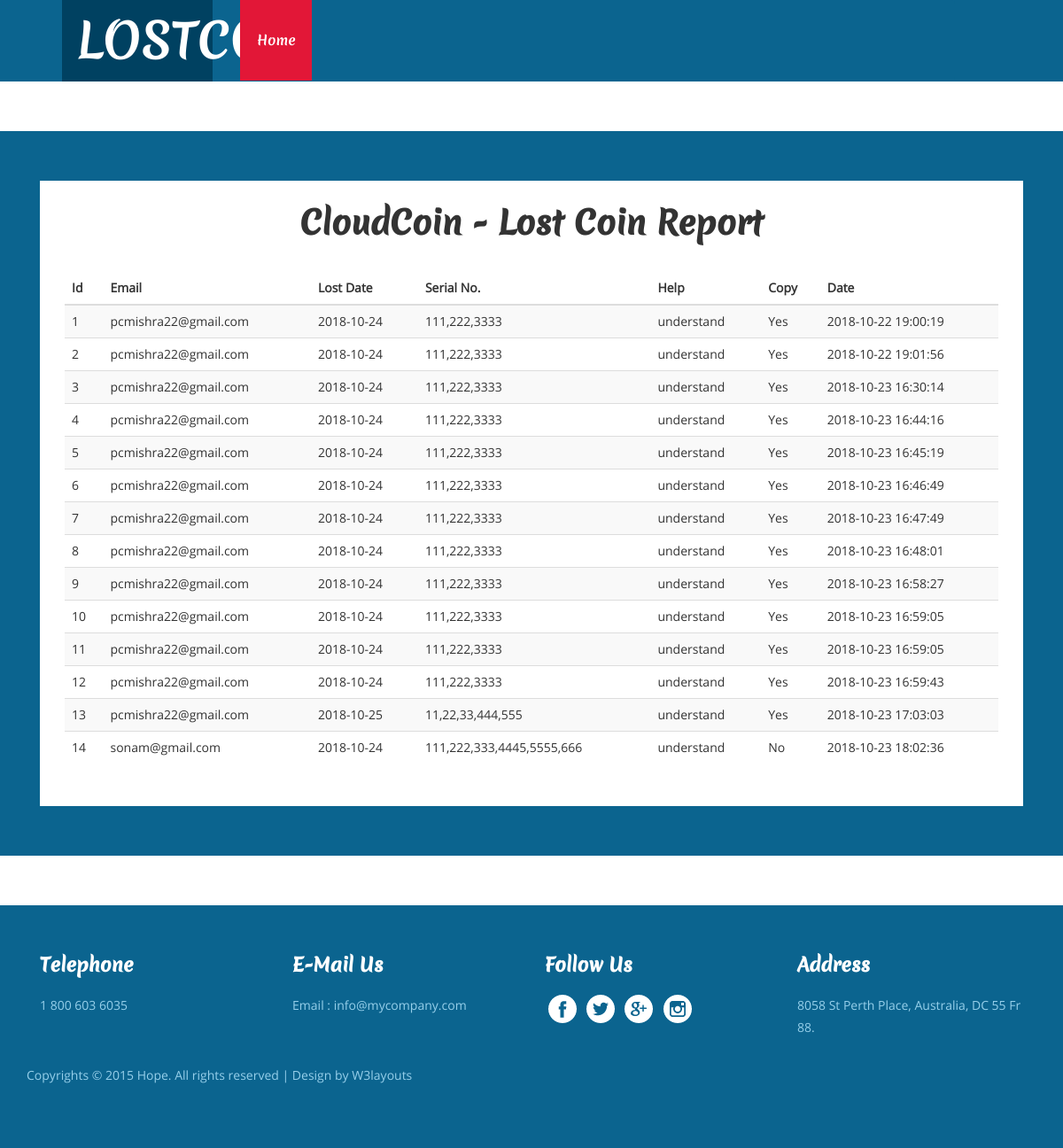
The page /lostcoin/report.php on the database its author committed.
### tables this page shows
CREATE TABLE `lostcoinquery` (
  `id` int(6) UNSIGNED NOT NULL,
  `email` varchar(50) NOT NULL,
  `lostdate` date DEFAULT NULL,
  `serialno` text,
  `help` varchar(100) DEFAULT NULL,
  `copy` enum('0','1') NOT NULL,
  `created` datetime DEFAULT NULL
);

### lostcoin/report.php (the view, shortened to what this page needs)
<?php
include_once('header.php');
 $sql = "select * from lostcoinquery";
?>
<body>
	<div class="header">
		<div class="logo">
			<h1><a href="index.html">LOSTCOIN</a></h1>
		</div>
			<div class="header-top">
				<div class="head-nav">
					<nav class="navbar navbar-default">
						<div class="container-fluid">
							<div class="collapse navbar-collapse" id="bs-example-navbar-collapse-1">
								<ul class="nav navbar-nav">
									<li class="active"><a href="index.html">Home </a></li>
								</ul>
							</div>
						</div>
					</nav>
				</div>
			</div>
	</div>
<div class="about">
</div>
<div class="team">
	<div class="container">
		<div class="col-md-12 deffence-rgt">
						<div class="donate">
 <h1>CloudCoin - Lost Coin Report</h1>
	<?php
		$result = $conn->query($sql);
		if ($result->num_rows > 0) {
	?>
	<table class="table table-striped">
    <thead>
      <tr>
        <th>Id</th>
        <th>Email</th>
        <th>Lost Date</th>
        <th>Serial No.</th>
        <th>Help</th>
        <th>Copy</th>
        <th>Date</th>
      </tr>
    </thead>
    <tbody>
	<?php
    while($row = $result->fetch_assoc()) {
    ?>
    	<tr>
	        <td><?php echo $row["id"]?></td>
	        <td><?php echo $row["email"]?></td>
	        <td><?php echo $row["lostdate"]?></td>
	        <td><?php echo $row["serialno"]?></td>
	        <td><?php echo $row["help"]?></td>
	        <td><?php
	        		if($row["copy"])
	        			echo 'Yes';
	        		else
	        			echo  'No';
	        	?></td>
	        <td><?php echo $row["created"]?></td>
      	</tr>
    	<?php
    }
    ?>
        </tbody>
  </table>
    <?php
} else {
    echo "<h1>No Record Found.</h1>";
}
?>
			</div>
		</div>
	</div>
</div>
<div class="about">
</div>
<?php
include_once('footer.php');
?>

### lostcoin/header.php (shortened to what this page needs)
<!DOCTYPE HTML>
<html>
<head>
<link href="css/bootstrap.css" rel='stylesheet' type='text/css' />
<link href="css/style.css" rel='stylesheet' type='text/css' />
<link rel="stylesheet" href="//code.jquery.com/ui/1.12.1/themes/base/jquery-ui.css">
</head>

### lostcoin/footer.php (shortened to what this page needs)
<div class="footer">
	<div class="container">
		<div class="col-md-3 footer-left">
			<h3>Telephone</h3>
			<p>1 800 603 6035</p>
		</div>
		<div class="col-md-3 footer-left">
			<h3>E-Mail Us</h3>
			<p>Email : <a href="mailto:info@example.com">info@mycompany.com</a></p>
		</div>
		<div class="col-md-3 footer-left">
			<h3>Follow Us</h3>
			<ul>
				<li><a href="#"><i class="facebok"> </i></a></li>
				<li><a href="#"><i class="twiter"> </i></a></li>
				<li><a href="#"><i class="goog"> </i></a></li>
				<li><a href="#"><i class="inst"> </i></a></li>
			</ul>
		</div>
		<div class="col-md-3 footer-left">
			<h3>Address</h3>
			<p>8058 St Perth Place,
Australia, DC 55 Fr 88.</p>
		</div>
			<div class="clearfix"></div>
			<div class="foot-bottom">
				<p>Copyrights © 2015 Hope. All rights reserved | Design by <a href="http://w3layouts.com/">W3layouts</a></p>
			</div>
	</div>
</div>
</body>
</html>

### lostcoin/css/style.css (style rules this page uses)
h4, h5, h6, h1, h2, h3 { margin-top: 0; }
ul, ol { margin: 0; }
p { margin: 0; }
html,body { font-family:OpenSans-Regular; }
body a { transition:0.5s all; -webkit-transition:0.5s all; -moz-transition:0.5s all; -o-transition:0.5s all; -ms-transition:0.5s all; }
.header { padding: 0em 5em; background-color:#0b648f; }
.logo { float: left; width: 14%; padding: 1.15em 2em; background-color: #004161; }
.logo h1 a { color: #fff; font-family: MeriendaOne-Regular; text-decoration: none; font-size: 1.5em; }
.logo h1 { margin:0; }
.header-top { float: right; width:68%; }
.head-nav { float: left; width: 94%; }
.navbar-default { background-color:#0b648f ! important; border-color: #0b648f! important; }
.navbar-default .navbar-nav > .active > a, .navbar-default .navbar-nav > .active > a:hover, .navbar-default .navbar-nav > .active > a:focus { color: #fff; background-color: #e21737; }
.navbar-nav > li > a { padding: 1.86em 1.3em; font-size: 1.3em; }
.navbar-default .navbar-nav > li > a { color: #fff; }
.navbar { margin-bottom: 0px; }
.container-fluid { padding-right: 0px; padding-left: 0px; }
.navbar-collapse { padding-right: 0px; padding-left: 0px; }
.navbar-nav > li > a { line-height: 23px; }
.navbar { border: none; }
.nav > li { font-family: MeriendaOne-Regular; }
.donate { background-color: #fff; padding: 2em; width: 100%; }
.donate h1 { font-weight: 700; text-align: center; margin: 0 0 1em; font-family: MeriendaOne-Regular; }
.team { background-color: #0b648f; padding: 5em 0; }
.video,.our,.co-ntact,.team { padding: 4em 0; }
i.facebok { width: 34px; height: 34px; background: url(../images/img-sprite.png)no-repeat -115px 1px; float: left; vertical-align: middle; }
i.twiter { width: 34px; height: 34px; background: url(../images/img-sprite.png)no-repeat 1px 1px; float: left; vertical-align: middle; }
i.goog { width: 34px; height: 34px; background: url(../images/img-sprite.png)no-repeat -37px 1px; float: left; vertical-align: middle; }
i.inst { width: 34px; height: 34px; background: url(../images/img-sprite.png)no-repeat -77px 1px; float: left; vertical-align: middle; }
.footer li { display: inline-block; margin: 0 0.2em; }
.footer ul { padding: 0; }
.footer { background-color: #0b648f; padding: 4em 0; }
.footer h3 { font-size: 1.5em; color: #fff; font-weight: 700; margin: 0 0 1em; font-family: MeriendaOne-Regular; }
.footer p { font-size: 1em; color: #96CFEA; margin: 1em 0; line-height: 1.8em; }
.footer p a { color: #96CFEA; text-decoration:none; }
.about { padding: 2em 0; }
@media (max-width:1440px) { .navbar-nav > li > a { padding: 1.86em 1.3em; } }
@media (max-width:1440px) { .logo { width:16%; } }
@media (max-width:1440px) { .header-top { float: right; width: 71%; } }
@media (max-width:1366px) { .logo { width: 28%; } }
@media (max-width:1366px) { .header-top { float: right; width: 72%; } }
@media (max-width:1280px) { .logo { width: 16%; padding: 1.15em 1.2em; } }
@media (max-width:1280px) { .header-top { float: right; width: 75%; } }
@media (max-width:1205px) { .navbar-nav > li > a { padding: 2.2em 1.2em; font-size: 1.1em; } }
@media (max-width:1205px) { .header-top { width: 81%; } }

### rows shown on the page
lostcoinquery: id "1", email "pcmishra22@gmail.com", lostdate "2018-10-24", serialno "111,222,3333", help "understand", copy "Yes", created "2018-10-22 19:00:19"
lostcoinquery: id "2", email "pcmishra22@gmail.com", lostdate "2018-10-24", serialno "111,222,3333", help "understand", copy "Yes", created "2018-10-22 19:01:56"
lostcoinquery: id "3", email "pcmishra22@gmail.com", lostdate "2018-10-24", serialno "111,222,3333", help "understand", copy "Yes", created "2018-10-23 16:30:14"
lostcoinquery: id "4", email "pcmishra22@gmail.com", lostdate "2018-10-24", serialno "111,222,3333", help "understand", copy "Yes", created "2018-10-23 16:44:16"
lostcoinquery: id "5", email "pcmishra22@gmail.com", lostdate "2018-10-24", serialno "111,222,3333", help "understand", copy "Yes", created "2018-10-23 16:45:19"
lostcoinquery: id "6", email "pcmishra22@gmail.com", lostdate "2018-10-24", serialno "111,222,3333", help "understand", copy "Yes", created "2018-10-23 16:46:49"
lostcoinquery: id "7", email "pcmishra22@gmail.com", lostdate "2018-10-24", serialno "111,222,3333", help "understand", copy "Yes", created "2018-10-23 16:47:49"
lostcoinquery: id "8", email "pcmishra22@gmail.com", lostdate "2018-10-24", serialno "111,222,3333", help "understand", copy "Yes", created "2018-10-23 16:48:01"
lostcoinquery: id "9", email "pcmishra22@gmail.com", lostdate "2018-10-24", serialno "111,222,3333", help "understand", copy "Yes", created "2018-10-23 16:58:27"
lostcoinquery: id "10", email "pcmishra22@gmail.com", lostdate "2018-10-24", serialno "111,222,3333", help "understand", copy "Yes", created "2018-10-23 16:59:05"
lostcoinquery: id "11", email "pcmishra22@gmail.com", lostdate "2018-10-24", serialno "111,222,3333", help "understand", copy "Yes", created "2018-10-23 16:59:05"
lostcoinquery: id "12", email "pcmishra22@gmail.com", lostdate "2018-10-24", serialno "111,222,3333", help "understand", copy "Yes", created "2018-10-23 16:59:43"
lostcoinquery: id "13", email "pcmishra22@gmail.com", lostdate "2018-10-25", serialno "11,22,33,444,555", help "understand", copy "Yes", created "2018-10-23 17:03:03"
lostcoinquery: id "14", email "sonam@gmail.com", lostdate "2018-10-24", serialno "111,222,333,4445,5555,666", help "understand", copy "No", created "2018-10-23 18:02:36"
